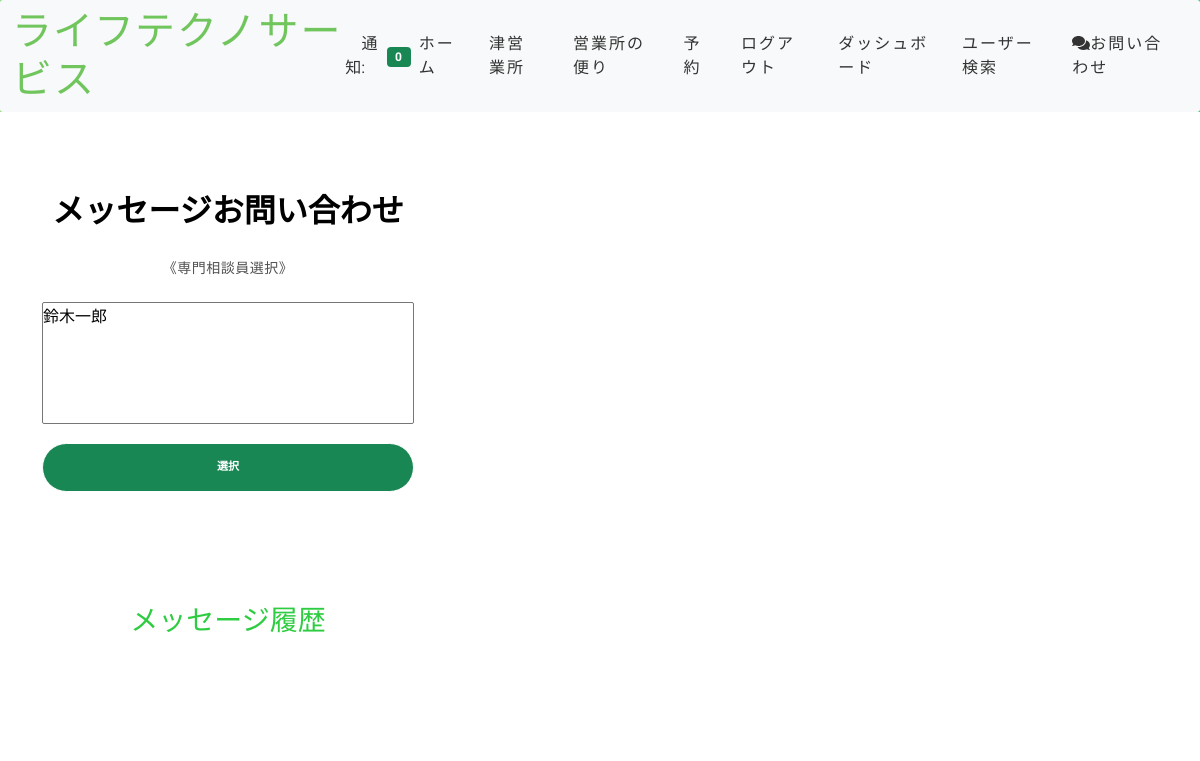
The page /inbox/ (signed in) on the database as committed earlier.
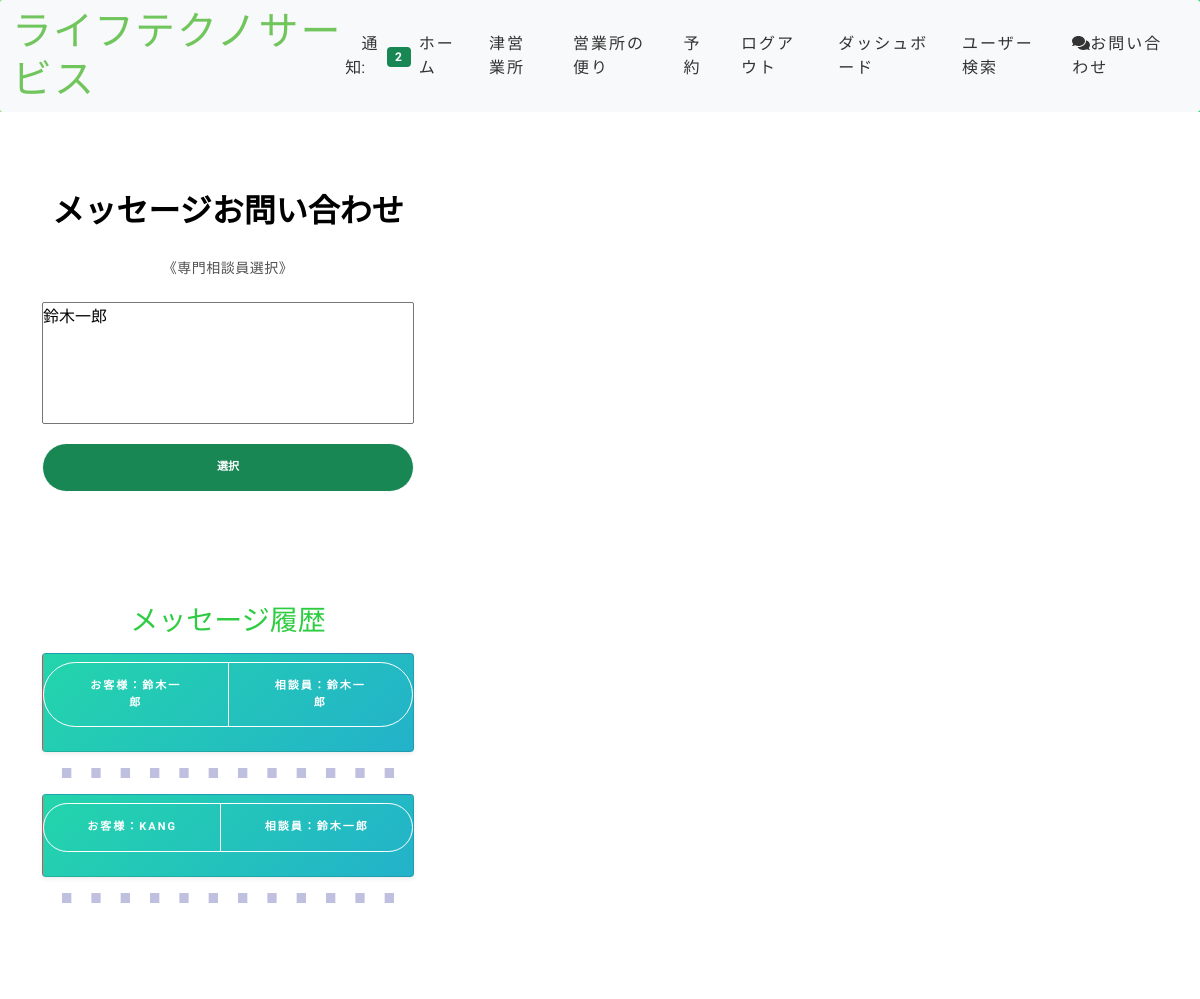
The same page on the database as committed later.
### home/models.py (models this page shows)
class ThreadModel(models.Model):
    user = models.ForeignKey(User, on_delete=models.CASCADE, related_name='+')
    receiver = models.ForeignKey(User, on_delete=models.CASCADE, related_name='+')

### home/views.py (the view, shortened to what this page needs)
# urls.py: path('inbox/', ListThreads.as_view(), name='inbox'),
class ListThreads(LoginRequiredMixin,View):
    login_url = '/login/'
    def get(self, request,*args, **kwargs):
        form = ThreadForm()
        threads = ThreadModel.objects.filter(Q(user=request.user) | Q(receiver=request.user))
        context = {'threads': threads,'form': form}
        return render(request, 'inbox.html', context)

### home/forms.py
class ThreadForm(forms.Form):
    username = forms.fields.ChoiceField(label='',
        choices = (
            ('鈴木一郎（営業所長）', '鈴木一郎'),
        ),
        required=True,
        widget=forms.widgets.Select(attrs={'size':'5','style': 'width: 100%'})
    )

### home/templatetags/custom_tags.py (called while the page is built)
@register.inclusion_tag('show_notifications.html', takes_context=True)
def show_notifications(context):
    request_user = context['request'].user
    notifications = Notification.objects.filter(to_user=request_user).exclude(user_has_seen=True).order_by('-date')
    return {'notifications': notifications}

### home/templates/inbox.html (shortened to what this page needs)
{% extends 'base.html' %}
{% block content %}
{% if user.is_authenticated %}
<section id="contact" class="padd-section">
<div class="container" data-aos="fade-down">
    <div class="col-md-4 col-sm-12">
        <h2 class="text-center">メッセージお問い合わせ</h2>
		<br>
        <form method="POST">
            <p class="text-center">《専門相談員選択》</p>
            {{ form }}
            <div class="d-grid gap-2">
                <button class="btn btn-success mt-3" type="submit">選択</button>
            </div>
        </form>
    </div>
</div>
<br><br><br><br>
<div class="container" data-aos="fade-right">
    <div class="col-md-4">
        <div class="p-3">
            <h3 class="text-center" style="color:#2ecc40">メッセージ履歴</h3>
        </div>
        {% for thread in threads.all %}
        <div class="card col-12 shadow-sm text-center">
            <div class="btn-group mt-2 mb-4" role="group" aria-label="actionButtons">
                <a href="#" class="d-block btn btn-outline-light" download>お客様：{{ thread.user }}</a>
                <a href="#" target="_blank" class="d-block btn btn-outline-light">相談員：{{ thread.receiver }}</a>
            </div>
        </div>
	<hr style="  border-top: 10px dashed white; background-color: navy;">
    {% endfor %}
    </div>
</div>
{% else %}
<div class="container">
    <div class="row justify-content-center mt-3 mb-5">
        <h2>ログインが必要です。</h2>
    </div>
</div>
{% endif %}
{% endblock content %}

Rows that differ between the two databases and show on the page:
added ThreadModel: user "鈴木一郎", receiver "鈴木一郎"
added ThreadModel: user "KANG", receiver "鈴木一郎"
Other text that changed with them:
{{ notifications.count }}: "0" → "2"
